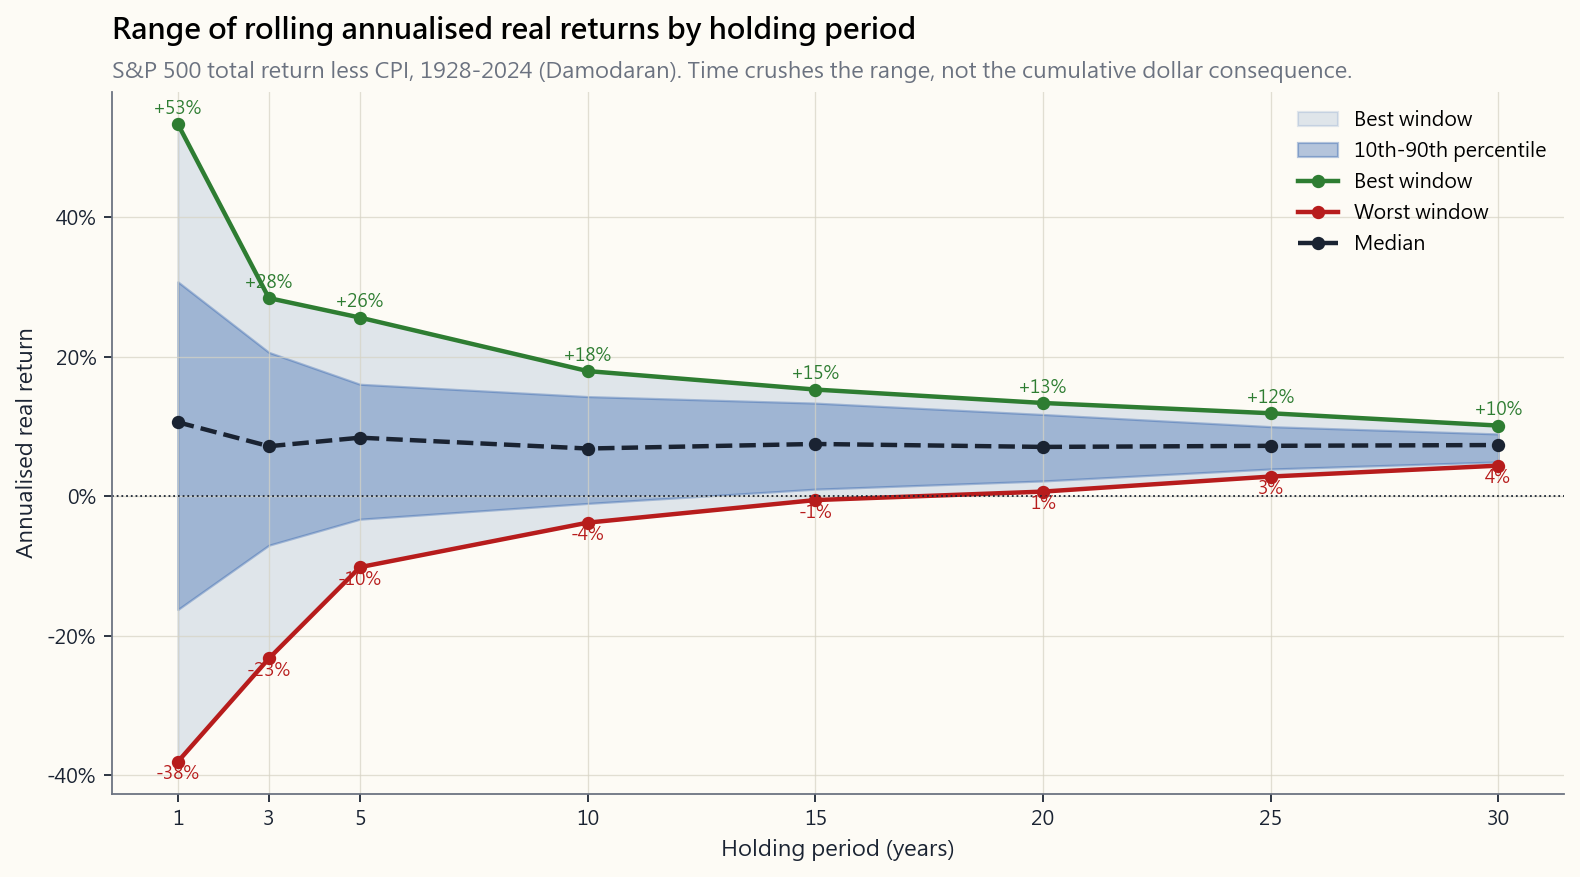

Python code for this plot:
"""Week 3, §2.7 — Range of annualised real returns by holding period.

Uses the embedded Damodaran annual dataset. For each holding length
in {1, 5, 10, 20, 30} years, computes every rolling-window annualised
*real* return (S&P 500 total return less CPI), then plots min, max,
median, and 10/90th percentiles.

Run:
    uv run python course/image/week03_holding_periods.py
"""

from __future__ import annotations

import sys
from pathlib import Path

import matplotlib.pyplot as plt
import numpy as np
import pandas as pd

sys.path.insert(0, str(Path(__file__).resolve().parents[1]))

from scripts.chart_helpers import (  # noqa: E402
    PALETTE_LIGHT,
    render_for_all_locales,
    style_axes,
)
from scripts.market_data import damodaran_annual_returns  # noqa: E402

OUT_DIR = Path(__file__).parent
BASE = "week03_holding_periods"

LANG_STRINGS = {
    "en": {
        "title":    "Range of rolling annualised real returns by holding period",
        "subtitle": "S&P 500 total return less CPI, 1928-2024 (Damodaran). Time crushes the range, not the cumulative dollar consequence.",
        "xlabel":   "Holding period (years)",
        "ylabel":   "Annualised real return",
        "lbl_max":  "Best window",
        "lbl_min":  "Worst window",
        "lbl_band": "10th-90th percentile",
        "lbl_med":  "Median",
    },
    "hk": {
        "title":    "按持有期分組的滾動年化實質回報區間",
        "subtitle": "標普 500 總回報減 CPI,1928-2024(Damodaran)。時間壓縮的是區間,不是累積金額的差距。",
        "xlabel":   "持有期(年)",
        "ylabel":   "年化實質回報",
        "lbl_max":  "最佳窗口",
        "lbl_min":  "最差窗口",
        "lbl_band": "10-90 百分位區間",
        "lbl_med":  "中位數",
    },
    "tw": {
        "title":    "依持有期分組的滾動年化實質報酬區間",
        "subtitle": "標普 500 總報酬減 CPI,1928-2024(Damodaran)。時間壓縮的是區間,不是累積金額的差距。",
        "xlabel":   "持有期(年)",
        "ylabel":   "年化實質報酬",
        "lbl_max":  "最佳窗口",
        "lbl_min":  "最差窗口",
        "lbl_band": "10-90 百分位區間",
        "lbl_med":  "中位數",
    },
    "cn": {
        "title":    "按持有期分组的滚动年化实质回报区间",
        "subtitle": "标普 500 总回报减 CPI,1928-2024(Damodaran)。时间压缩的是区间,不是累积金额的差距。",
        "xlabel":   "持有期(年)",
        "ylabel":   "年化实质回报",
        "lbl_max":  "最佳窗口",
        "lbl_min":  "最差窗口",
        "lbl_band": "10-90 百分位区间",
        "lbl_med":  "中位数",
    },
}

HORIZONS = [1, 3, 5, 10, 15, 20, 25, 30]


def _stats():
    df = damodaran_annual_returns()
    sp = df["SP500"].dropna()
    cpi = df["CPI"].dropna()
    real = (1 + sp) / (1 + cpi) - 1
    real = real.dropna()

    rows = []
    for h in HORIZONS:
        # geometric annualised over rolling h-year windows
        gross = (1 + real).rolling(h).apply(np.prod, raw=True)
        ann = gross ** (1 / h) - 1
        ann = ann.dropna()
        rows.append({
            "h":   h,
            "min": float(ann.min()),
            "p10": float(ann.quantile(0.10)),
            "med": float(ann.median()),
            "p90": float(ann.quantile(0.90)),
            "max": float(ann.max()),
        })
    return pd.DataFrame(rows)


def build_fig(s):
    df = _stats()
    p = PALETTE_LIGHT
    fig, ax = plt.subplots(figsize=(10, 5.6))
    style_axes(ax, p)

    x = df["h"].values
    ax.fill_between(x, df["min"].values, df["max"].values,
                    color=p["blue"], alpha=0.12, label=s["lbl_max"])
    ax.fill_between(x, df["p10"].values, df["p90"].values,
                    color=p["blue"], alpha=0.30, label=s["lbl_band"])

    ax.plot(x, df["max"].values, color=p["green"], linewidth=2.0,
            marker="o", markersize=5, label=s["lbl_max"])
    ax.plot(x, df["min"].values, color=p["red"], linewidth=2.0,
            marker="o", markersize=5, label=s["lbl_min"])
    ax.plot(x, df["med"].values, color=p["fg"], linewidth=2.0,
            marker="o", markersize=5, linestyle="--", label=s["lbl_med"])

    ax.axhline(0, color=p["fg"], linewidth=0.8, linestyle=":")

    # Label endpoints
    for _, row in df.iterrows():
        ax.text(row["h"], row["max"] + 0.015, f"+{row['max']:.0%}",
                ha="center", fontsize=8, color=p["green"])
        ax.text(row["h"], row["min"] - 0.025, f"{row['min']:.0%}",
                ha="center", fontsize=8, color=p["red"])

    ax.set_xlabel(s["xlabel"])
    ax.set_ylabel(s["ylabel"])
    ax.set_title(s["title"], fontsize=13, fontweight="bold", loc="left", pad=24)
    ax.text(0, 1.02, s["subtitle"], transform=ax.transAxes,
            fontsize=10, color=p["muted"])
    ax.set_xticks(HORIZONS)
    ax.yaxis.set_major_formatter(plt.FuncFormatter(lambda v, _: f"{v:.0%}"))
    ax.legend(loc="upper right", frameon=False, fontsize=9)
    fig.tight_layout()
    return fig


if __name__ == "__main__":
    paths = render_for_all_locales(BASE, OUT_DIR, build_fig, LANG_STRINGS)
    for pth in paths:
        print(f"wrote {pth}")
